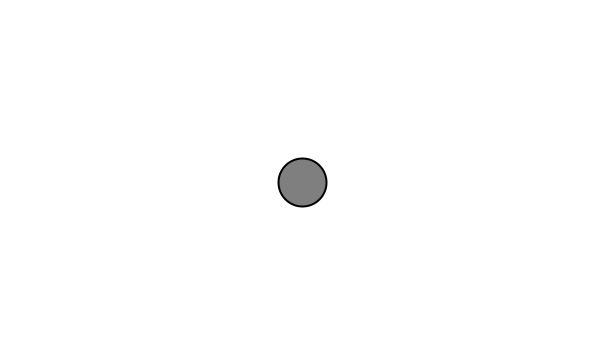
Frame 1 (no input)
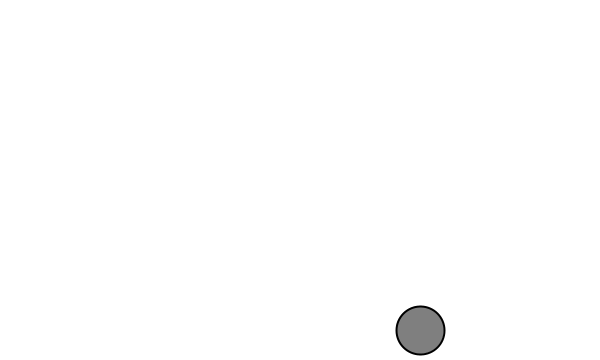
Frame 60 (the mouse pressed at the canvas centre just before this capture)
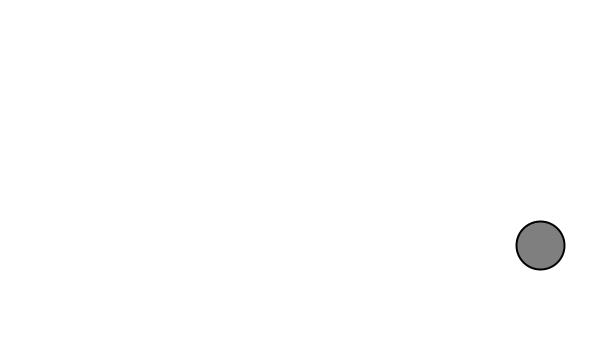
Frame 120 (the mouse held since frame 60 and released just before this capture)

The Processing sketch that drew these frames (run headless with seeded random() and noise(); from frame 60 on, the mouse is pressed at the canvas centre):

// Processing sketch: Vectors
// ── Vectors.pde
Ball b;

void setup() {
  size(600, 360);
 
  b = new Ball();
}


void draw() {
  
  background(255);
  b.move();
  b.bounce();
  b.display();
  
}

// ── Ball.pde
class Ball {
  PVector location;
  PVector velocity;
  
  Ball() {
  
  location = new PVector(width/2, height/2);
  velocity = new PVector(2,2.5);

  }

  void move() {
    location.add(velocity);
  
  } 
  
  void bounce() {
    if (( location.x > width)  || ( location.x < 0)) {
      velocity.x *= -1;
    }
    if (( location.y > height)  || ( location.y < 0)) {
      velocity.y *= -1;
    }
  }
  
  void display() {
    stroke(0);
    strokeWeight(2);
    fill(127);
    ellipse(location.x, location.y, 48,48);
    
  
  } 




}
